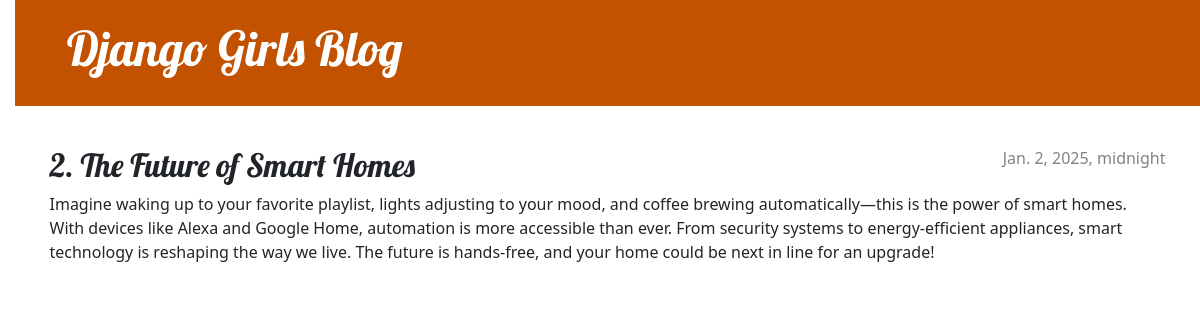
Screenshot of /post/3/ with the database file from the repository.
### blog/models.py (models this page shows, shortened)
class Post(models.Model):
    author = models.ForeignKey(settings.AUTH_USER_MODEL, on_delete=models.CASCADE)
    title = models.CharField(max_length=200)
    text = models.TextField()
    created_date = models.DateTimeField(default=timezone.now)
    published_date = models.DateTimeField(blank=True, null=True)

### blog/views.py (the view)
# urls.py: path('post/<int:pk>/', views.post_detail, name='post_detail'),
def post_detail(request, pk):
    post = get_object_or_404(Post, pk=pk)
    return render(request, 'blog/post_detail.html', {'post': post})

### blog/templates/blog/post_detail.html (shortened to what this page needs)
{% extends 'blog/base.html' %} {% block content %}
<article class="post">
  {% if post.published_date %}
  <time class="date"> {{ post.published_date }} </time>
  {% endif %}
  <h2>{{ post.title }}</h2>
  <p>{{ post.text|linebreaksbr }}</p>
</article>
{% endblock %}

### blog/static/css/blog.css (style rules this page uses)
body { padding-left: 15px; }
h1, h2, h3, h4 { font-family: 'Lobster', cursive; }
.date { color: #828282; }
.post { margin-bottom: 70px; }
.post > .date, .post > .actions { float: right; }

### rows the page displays
Post: published_date "Jan. 2, 2025, midnight", title "2. The Future of Smart Homes", text "Imagine waking up to your favorite playlist, lights adjusting to your mood, and coffee brewing automatically—this is the power of smart homes. With devices like Alexa and Google Home, automation is more accessible than ever. From security systems to energy-efficient appliances, smart technology is reshaping the way we live. The future is hands-free, and your home could be next in line for an upgrade!"
